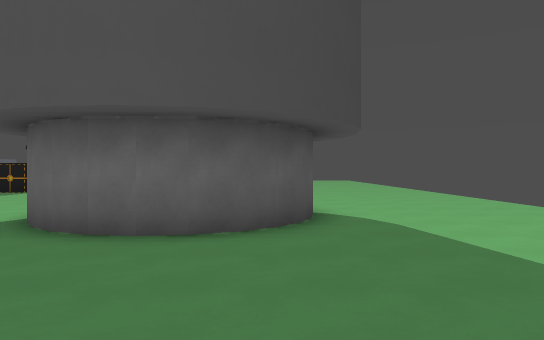
[1] (above)

24 first-person views from a walk through a level from a Godot 3-D game. The camera is 1.5 m above the floor, looks level and sees 70° across. The floor is counted in squares, 2 m on a side. Each view is taken from the middle of a square. On the plan, view 1 faces up. The plan holds only what a view shows up to about 12 squares ahead; the rest is blank. The place goes on beyond the plan. Flat picture figures and markers are not drawn. Characters and animated objects are not drawn. Some surface patterns are stand-ins.

[2]
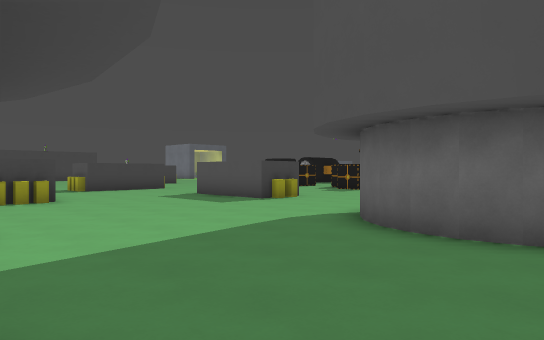

[3]
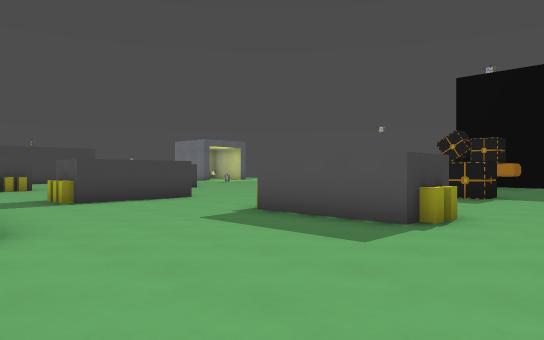

[4]
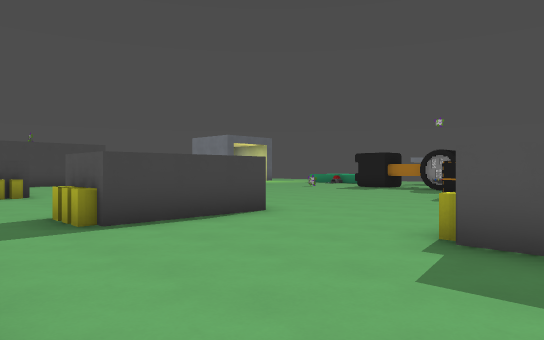

[5]
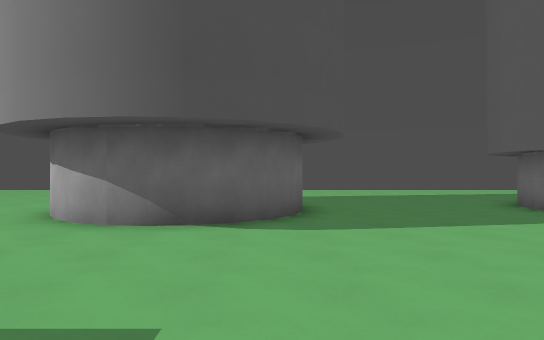

[6]
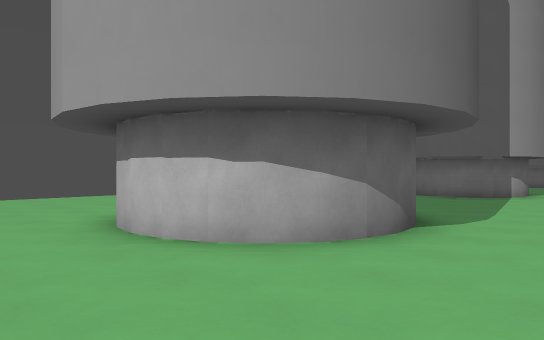

[7]
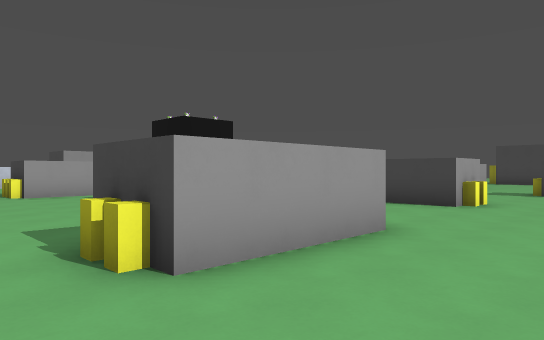

[8]
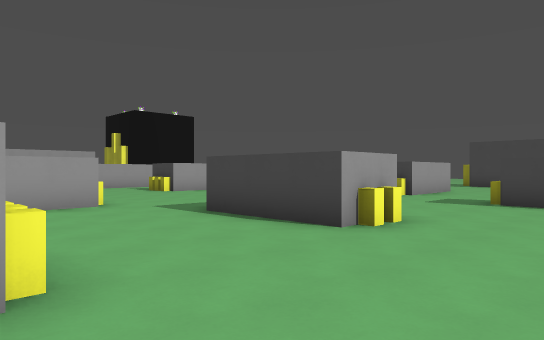

[9]
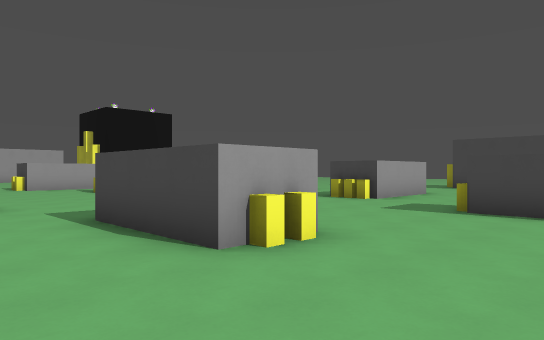

[10]
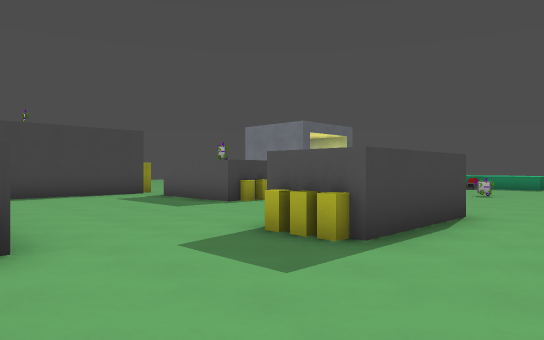

[11]
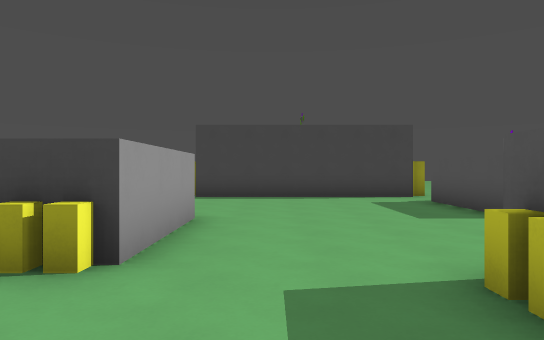

[12]
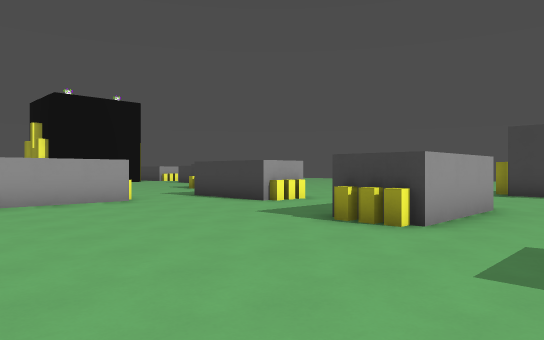

[13]
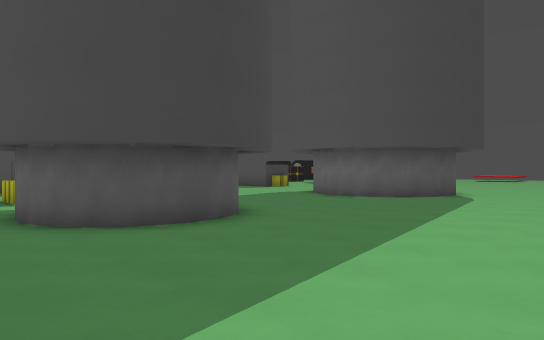

[14]
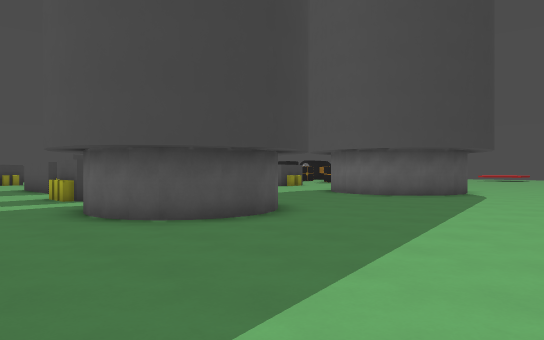

[15]
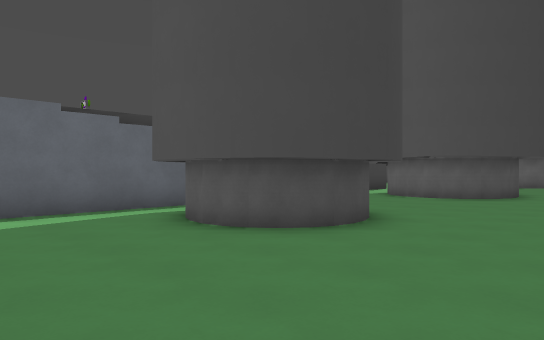

[16]
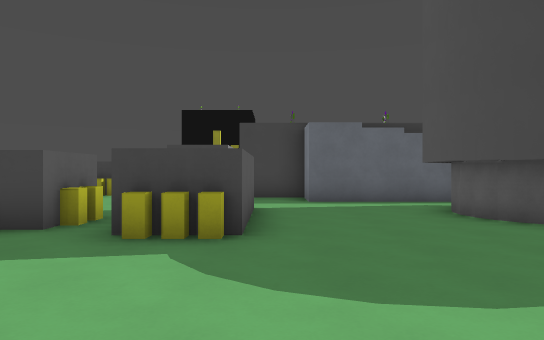

[17]
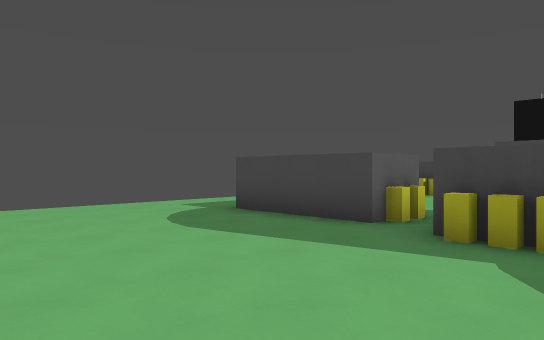

[18]
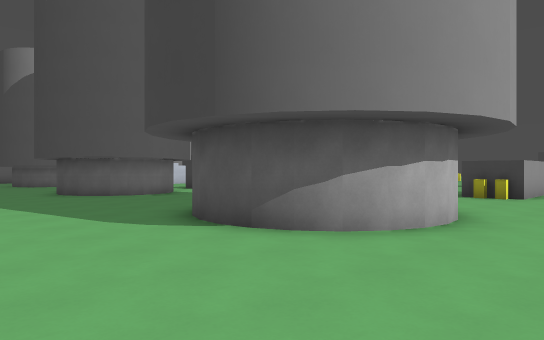

[19]
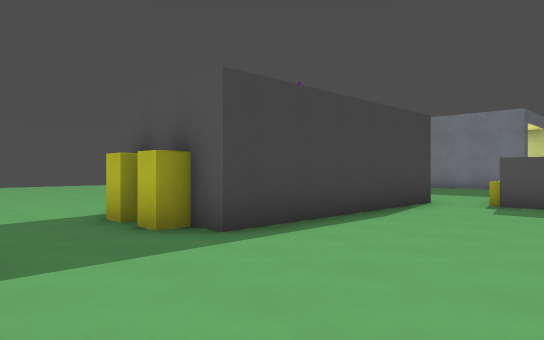

[20]
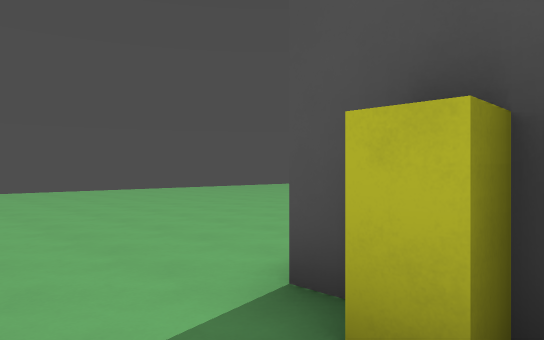

[21]
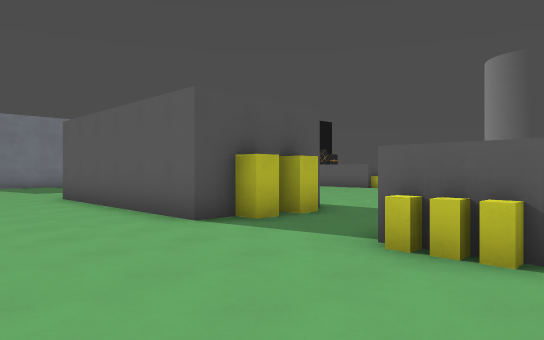

[22]
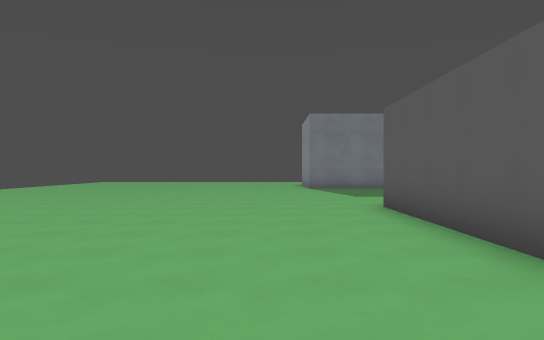

[23]
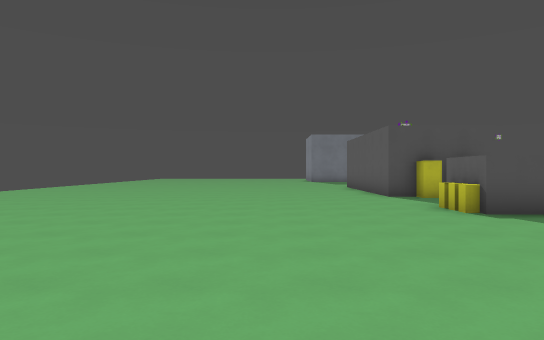

[24]
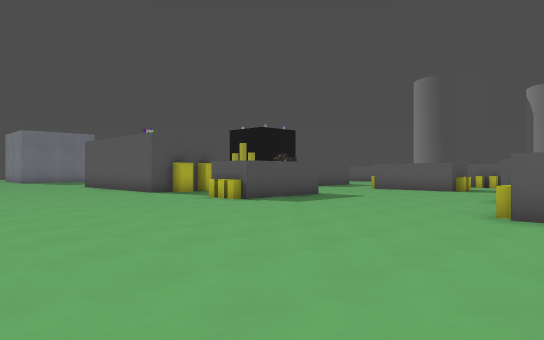

### Floor plan
Key: @ floor where view 1 was taken; # wall or solid block; . floor; / step, stairs or slope.
Columns run from 38 left of view 1 to 5 right of it. Each row starts with its distance up from view 1.
 11 .......###.###..  #........ ..... .. .......
 10 .......###....... #.........................
  9 .......###........#.........................
  8 .......###.............#....###....####.....
  7 .......###.............#....###....#  #.....
  6 .......###.............#...........#  #.....
  5 .......###....####.....#...........####....
  4 ..............  ..........................
  3 .............  ..........###...............
  2 .......#  .. ............# ##..............
  1 .......###    ##.........    ..............
  0 ...........    #.........   ...   ..##@....
 -1 ............   #..... ...   ##.   .####....
 -2 .............  #..### ...    #    .# ##.....
 -3  ............   ..           ...##.###......
 -4 .............                 ..............
 -5 ..........#                        .........
 -6  ......#                            ...... .
 -7 . ..                                 ....
 -8                                      #...
 -9                                      #...
-10                                  // ##...
-11                                  //.......
-12                                  //.......
-13                                  //.......
-14                                  ......... .
-15                                     ###....
-16                                      .......
-17                                    ..##.....
-18                                       #....
-19                                       #....
-20                                       #....
-21                                      ......
-22                                      ......

Where each view was taken, in squares from view 1:
view 1: 0 up, 0 right, facing up
view 2: 0 up, 0 right, facing up-left
view 3: 2 up, 5 left, facing up-left
view 4: 3 up, 9 left, facing up-left
view 5: 5 up, 9 left, facing right
view 6: 11 up, 6 left, facing down-right
view 7: 11 up, 6 left, facing down-left
view 8: 11 up, 10 left, facing down-left
view 9: 11 up, 12 left, facing down-left
view 10: 5 up, 17 left, facing up-left
view 11: 7 up, 18 left, facing left
view 12: 8 up, 16 left, facing down-left
view 13: 5 down, 5 right, facing up-left
view 14: 6 down, 5 right, facing up-left
view 15: 14 down, 3 right, facing up-left
view 16: 14 down, 5 right, facing left
view 17: 14 down, 5 right, facing down-left
view 18: 11 up, 4 right, facing down-left
view 19: 2 up, 25 left, facing up-left
view 20: 3 up, 30 left, facing up-left
view 21: 0 up, 35 left, facing up-right
view 22: 3 up, 34 left, facing up
view 23: 6 down, 35 left, facing up
view 24: 7 down, 38 left, facing up-right
